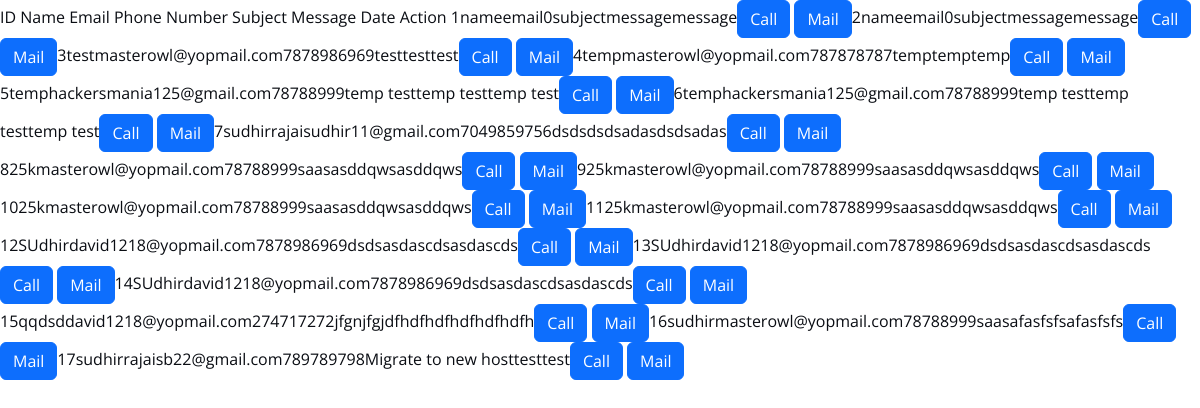
/admin/fetchcontactus.php (signed in), run on the app's committed database.
### tables this page shows
CREATE TABLE `contact` (
  `id` int(11) NOT NULL,
  `name` varchar(25) NOT NULL,
  `mail` varchar(25) NOT NULL,
  `pno` bigint(12) NOT NULL,
  `subject` varchar(200) NOT NULL,
  `msg` varchar(1000) NOT NULL
);

### admin/fetchcontactus.php (the view)
<tr>
     <th>ID</th>
     <th>Name</th>
     <th>Email</th>
     <th>Phone Number</th>
     <th>Subject</th>
     <th>Message</th>
     <th>Date</th>
     <th class='text-center'>Action</th>
</tr>
<?php
    include("header.php");
    $table=mysqli_query($conn,"select * from contact where name like '$name%'");
    while($row=mysqli_fetch_array($table))
    {
        echo"<tr>";
        echo "<td>$row[0]</td>";
        echo "<td>$row[1]</td>";
        echo "<td>$row[2]</td>";
        echo "<td>$row[3]</td>";
        echo "<td>$row[4]</td>";
        echo "<td>$row[5]</td>";
        echo "<td>$row[5]</td>";
        echo "<td class='text-center'><a href='callto:$row[pno]' class='btn btn-primary'>Call</a> <a href='mailto:$row[mail]' class='btn btn-primary'>Mail</a></td>";
        echo "</tr>";
    }
 ?>

### assets/css/main.css (style rules this page uses)
:root { --font-default: "Open Sans", system-ui, -apple-system, "Segoe UI", Roboto, "Helvetica Neue", Arial, "Noto Sans", "Liberation Sans", sans-serif, "Apple Color Emoji", "Segoe UI Emoji", "Segoe UI Symbol", "Noto Color Emoji"; --font-primary: "Inter", sans-serif; --font-secondary: "Poppins", sans-serif; }
:root { --color-default: #0a0d13; --color-primary: #0d42ff; --color-secondary: #0e1d34; }
:root { scroll-behavior: smooth; }
a { color: var(--color-primary); text-decoration: none; }

### data on the page
contact: id "1", name "name", mail "email", pno "0", subject "subject", msg "message"
contact: id "2", name "name", mail "email", pno "0", subject "subject", msg "message"
contact: id "3", name "test", mail "masterowl@yopmail.com", pno "7878986969", subject "test", msg "test"
contact: id "4", name "temp", mail "masterowl@yopmail.com", pno "787878787", subject "temp", msg "temp"
contact: id "5", name "temp", mail "hackersmania125@gmail.com", pno "78788999", subject "temp test", msg "temp test"
contact: id "6", name "temp", mail "hackersmania125@gmail.com", pno "78788999", subject "temp test", msg "temp test"
contact: id "7", name "sudhir", mail "rajaisudhir11@gmail.com", pno "7049859756", subject "dsds", msg "dsdsadas"
contact: id "8", name "25k", mail "masterowl@yopmail.com", pno "78788999", subject "saas", msg "asddqws"
contact: id "9", name "25k", mail "masterowl@yopmail.com", pno "78788999", subject "saas", msg "asddqws"
contact: id "10", name "25k", mail "masterowl@yopmail.com", pno "78788999", subject "saas", msg "asddqws"
contact: id "11", name "25k", mail "masterowl@yopmail.com", pno "78788999", subject "saas", msg "asddqws"
contact: id "12", name "SUdhir", mail "david1218@yopmail.com", pno "7878986969", subject "dsds", msg "asdascds"
contact: id "13", name "SUdhir", mail "david1218@yopmail.com", pno "7878986969", subject "dsds", msg "asdascds"
contact: id "14", name "SUdhir", mail "david1218@yopmail.com", pno "7878986969", subject "dsds", msg "asdascds"
contact: id "15", name "qqdsd", mail "david1218@yopmail.com", pno "274717272", subject "jfgnjfgj", msg "dfhdfhdfh"
contact: id "16", name "sudhir", mail "masterowl@yopmail.com", pno "78788999", subject "saas", msg "afasfsfs"
contact: id "17", name "sudhir", mail "rajaisb22@gmail.com", pno "789789798", subject "Migrate to new host", msg "test"
